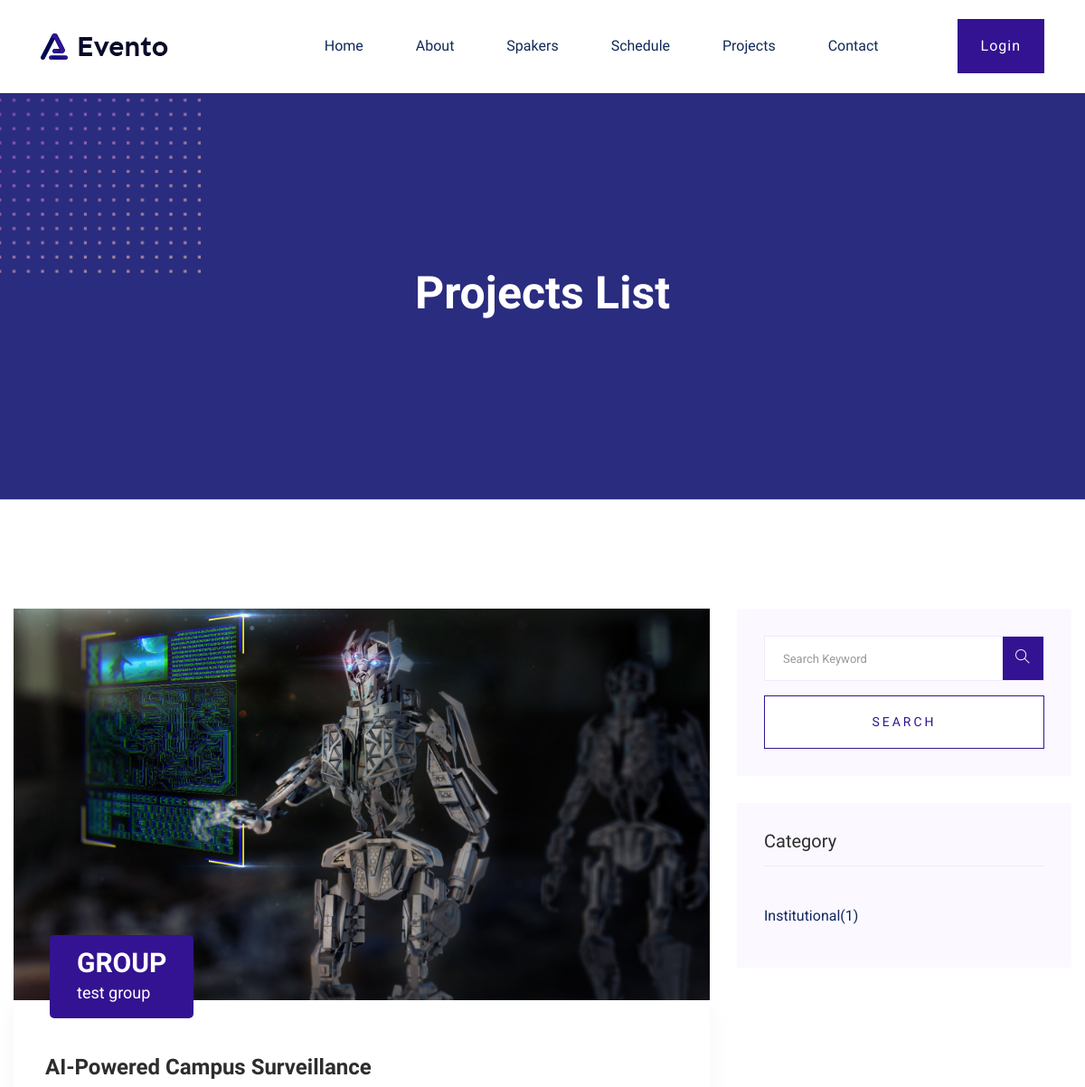
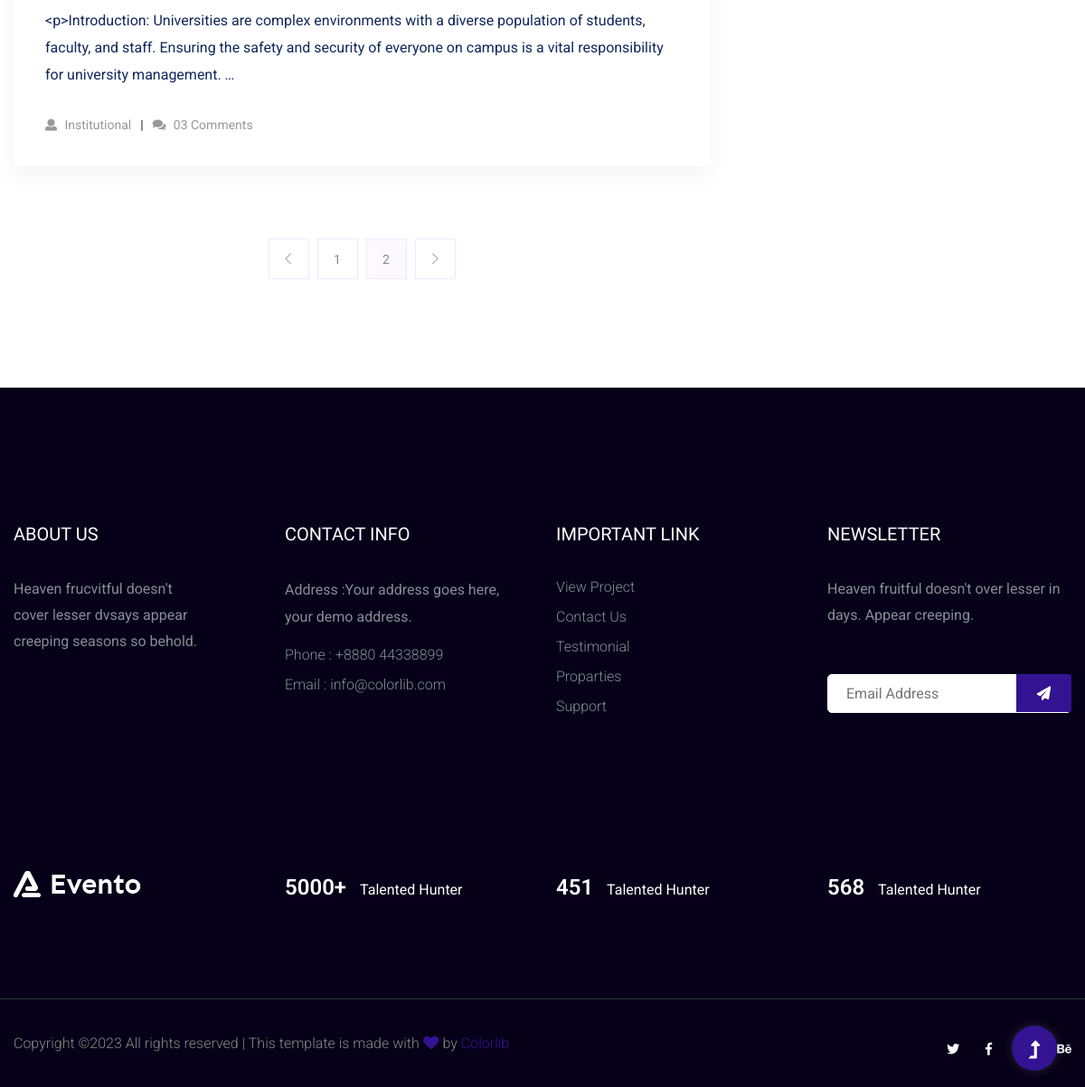
Screenshot of /pe/projectList/ (signed in) with the database file from the repository (2 pictures, top to bottom).
### Prjt_exhb/models.py (models this page shows, shortened)
class Project(models.Model):
    uid = models.UUIDField(editable=False, default=uuid.uuid4)
    user = models.ForeignKey(User, on_delete=models.CASCADE)
    supervisor = models.ForeignKey('Supervisor', on_delete=models.CASCADE)
    category = models.ForeignKey(Categories, related_name='project_category', on_delete=models.CASCADE)
    title = models.CharField(max_length=200, null=True, blank=True)
    sub_title = models.CharField(max_length=200, null=True, blank=True)
    body = RichTextUploadingField(max_length=5000, null=True, blank=True)
    group = models.ForeignKey('Group', on_delete=models.CASCADE)
    thumbnail = models.ImageField(upload_to=get_upload_path)
    is_approved = models.BooleanField(default=False)
    is_winner = models.BooleanField(default=False)
    winner_title = models.CharField(max_length=50, null=True, blank=True)
    slug = models.SlugField(null=True, blank=True)
    created_at = models.DateTimeField(auto_now=True)
    updated_at = models.DateTimeField(auto_now=True)

class Group(models.Model):
    uid = models.UUIDField(editable=False, default=uuid.uuid4)
    user = models.ForeignKey(User, on_delete=models.CASCADE)
    group_name = models.CharField(max_length=50, null=True, blank=True)
    department = models.CharField(max_length=50, null=True, blank=True)
    smester = models.IntegerField(null=True, blank=True)
    section = models.CharField(max_length=50, null=True, blank=True)
    student1 = models.CharField(max_length=50, null=True, blank=True)
    roll_no1 = models.CharField(max_length=50, null=True, blank=True)
    img1 = models.ImageField(upload_to=get_group_upload_path)
    student2 = models.CharField(max_length=50, null=True, blank=True)
    roll_no2 = models.CharField(max_length=50, null=True, blank=True)
    img2 = models.ImageField(upload_to=get_group_upload_path)
    student3 = models.CharField(max_length=50, null=True, blank=True)
    roll_no3 = models.CharField(max_length=50, null=True, blank=True)
    img3 = models.ImageField(upload_to=get_group_upload_path)
    created_at = models.DateTimeField(auto_now=True)
    updated_at = models.DateTimeField(auto_now=True)

class Categories(models.Model):
    name = models.CharField(max_length=50)
    created_at = models.DateTimeField(auto_now=True)
    updated_at = models.DateTimeField(auto_now=True)

### Prjt_exhb/views.py (the view)
# urls.py: path('projectList/', views.projectList, name='projectList'),
@login_required(login_url='userLogin')
def projectList(request):
    Projects = Project.objects.all()
    CategoriesList = Categories.objects.annotate(project_count = Count('project_category'))
    context = {
        'Projects':Projects,
        'CategoriesList':CategoriesList,
    }
    return render(request, 'project_exhib/projectList.html', context)

### templates/project_exhib/projectList.html
    {% extends 'base/base.html' %}
    {% block content %}
    {% load static %}
    {% include 'base/navbar.html' %}
    <main>
        <div class="slider-area2">
            <div class="slider-height2 d-flex align-items-center">
                <div class="container">
                    <div class="row">
                        <div class="col-xl-12">
                            <div class="hero-cap hero-cap2 text-center">
                                <h2>Projects List</h2>
                            </div>
                        </div>
                    </div>
                </div>
            </div>
        </div>
        <section class="blog_area section-padding">
            <div class="container">
                <div class="row">
                    <div class="col-lg-8 mb-5 mb-lg-0">
                        <div class="blog_left_sidebar">
                        {% for project in Projects %}
                            <article class="blog_item">
                                <div class="blog_item_img">
                                    <img class="card-img rounded-0" src="{{project.thumbnail.url}}" alt="">
                                    <a href="#" class="blog_item_date">
                                        <h3>GROUP</h3>
                                        <p>{{project.group.group_name}}</p>
                                    </a>
                                </div>
                                <div class="blog_details">
                                    <a class="d-inline-block" href="{% url 'projectDetails' project.uid %}">
                                        <h2 class="blog-head" style="color: #2d2d2d;">{{project.title}}</h2>
                                    </a>
                                    <p>{{project.body|truncatewords:30}}</p>
                                    <ul class="blog-info-link">
                                        <li><a href="#"><i class="fa fa-user"></i> {{project.category.name}}</a></li>
                                        <li><a href="#"><i class="fa fa-comments"></i> 03 Comments</a></li>
                                    </ul>
                                </div>
                            </article>
                        {% endfor %}
                            <nav class="blog-pagination justify-content-center d-flex">
                                <ul class="pagination">
                                    <li class="page-item">
                                        <a href="#" class="page-link" aria-label="Previous">
                                            <i class="ti-angle-left"></i>
                                        </a>
                                    </li>
                                    <li class="page-item">
                                        <a href="#" class="page-link">1</a>
                                    </li>
                                    <li class="page-item active">
                                        <a href="#" class="page-link">2</a>
                                    </li>
                                    <li class="page-item">
                                        <a href="#" class="page-link" aria-label="Next">
                                            <i class="ti-angle-right"></i>
                                        </a>
                                    </li>
                                </ul>
                            </nav>
                        </div>
                    </div>
                    <div class="col-lg-4">
                        <div class="blog_right_sidebar">
                            <aside class="single_sidebar_widget search_widget">
                                <form action="#">
                                    <div class="form-group">
                                        <div class="input-group mb-3">
                                            <input type="text" class="form-control" placeholder='Search Keyword'
                                                onfocus="this.placeholder = ''"
                                                onblur="this.placeholder = 'Search Keyword'">
                                            <div class="input-group-append">
                                                <button class="btns" type="button"><i class="ti-search"></i></button>
                                            </div>
                                        </div>
                                    </div>
                                    <button class="button rounded-0 primary-bg text-white w-100 btn_1 boxed-btn"
                                        type="submit">Search</button>
                                </form>
                            </aside>
                            <aside class="single_sidebar_widget post_category_widget">
                                <h4 class="widget_title" style="color: #2d2d2d;">Category</h4>
                                <ul class="list cat-list">
                                    {% for category in CategoriesList %}
                                        <li>
                                            <a href="#" class="d-flex">
                                                <p>{{category.name}}</p>
                                                <p>({{category.project_count}})</p>
                                            </a>
                                        </li>
                                    {% endfor %}
                                </ul>
                            </aside>
                        </div>
                    </div>
                </div>
            </div>
        </section>
    </main>
{% endblock %}

### rows the page displays
Project: thumbnail (picture), group.group_name "test group", title "AI-Powered Campus Surveillance", body "<p>Introduction: Universities are complex environments with a diverse population of students, faculty, and staff. Ensuring the safety and security of everyone on campus is a vital responsibility for university management. …", category.name "Institutional"
Categories: name "Institutional", project_count "1"
